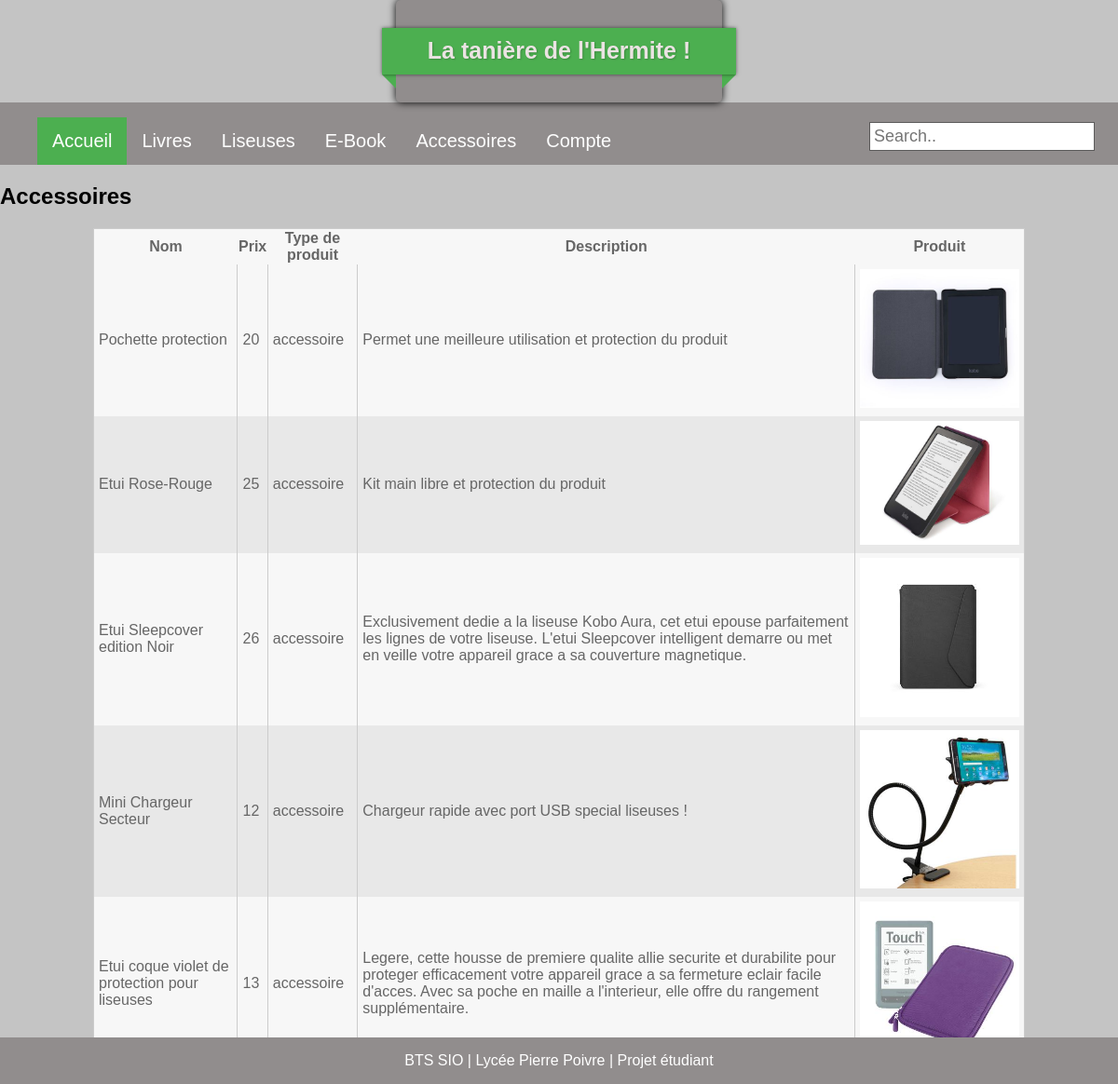
The page /index.php?action=accessoire on the database its author committed.
### tables this page shows
CREATE TABLE IF NOT EXISTS `produit` (
  `num_prod` int(3) NOT NULL,
  `nom_prod` varchar(50) DEFAULT NULL,
  `prix` int(100) DEFAULT NULL,
  `type_prod` char(10) DEFAULT NULL,
  `categ_prod` varchar(10) DEFAULT NULL,
  `descrip_prod` varchar(255) DEFAULT NULL,
  `img_prod` varchar(100) DEFAULT NULL,
  PRIMARY KEY (`num_prod`),
  KEY `prod_fk` (`categ_prod`)
);

### Controler/accessoires.php (called while the page is built)
<?php
require_once("./Model/model.php");
class Accessoires extends DB {
  function getSelect(){
    $strSQL = "SELECT * FROM produit WHERE type_prod LIKE 'accessoire'";
    $tabValeur = array("*");
    $sel = $this->Requete($strSQL, $tabValeur);
    return $sel;
  }
}
?>

### Model/model.php (called while the page is built, shortened)
<?php
class DB {
  protected $cnx=null;
	public function __construct() {
    $this->cnx = new PDO("mysql:host=localhost;dbname=e-livre;charset=utf8", "root", "" );
	}
  function Requete($strSQL, $tblValeur){
    $this->resultat = $this->cnx->prepare($strSQL);
    $this->resultat->execute($tblValeur);
    return $this->resultat->fetchAll();
  }
}
?>

### View/viewAccessoires.php (the view, shortened to what this page needs)
<article>
	<section id="pageContent">
			<table>
			<tr>
					<th>Nom</th>
					<th>Prix</th>
					<th>Type de produit</th>
					<th>Description</th>
					<th>Produit</th>
				</tr>
			<?php
			echo "<tbody>";
			$tblAccessoires = (empty($tblAccessoires) ? $tblAccessoires=array() : $tblAccessoires);
			foreach ($tblAccessoires as $accessoire) {
				echo "<tr>";
				echo "<td>" .$accessoire['nom_prod'] ."</td>";
				echo "<td>" .$accessoire['prix'] ."</td>";
				echo "<td>" .$accessoire['type_prod'] ."</td>";
				echo "<td>" .$accessoire['descrip_prod']. "</td>";
				echo "<td>" .$accessoire['img_prod']. "</td>";
				echo "</tr>";
			}
			echo "</tbody>";
			?>
			</table>
	</section>
</article>
<?php
	require 'template.php';
?>

### style.css (style rules this page uses)
* { box-sizing: border-box; }
body { margin: 0; font-family: Arial, Helvetica, sans-serif; background-color: #c4c4c4; }
#pageContent { max-width: 1000px; margin: auto; border: none; }
table { width:100%; border-collapse:collapse; table-layout:auto; vertical-align:top; margin-bottom:15px; border:1px solid #CCCCCC; }
table thead th, table tbody td { padding:5px; border-collapse:collapse; }
table tbody td { vertical-align:middle; border-collapse:collapse; border-left:1px solid #CCCCCC; border-right:1px solid #CCCCCC; }
table tbody tr:nth-child(odd) { color:#666666; background-color:#F7F7F7; }
table tbody tr:nth-child(even) { color:#666666; background-color:#E8E8E8; }

### rows shown on the page
produit: nom_prod "Pochette protection", prix "20", type_prod "accessoire", descrip_prod "Permet une meilleure utilisation et protection du produit", img_prod (picture)
produit: nom_prod "Etui Rose-Rouge", prix "25", type_prod "accessoire", descrip_prod "Kit main libre et protection du produit", img_prod (picture)
produit: nom_prod "Etui Sleepcover edition Noir", prix "26", type_prod "accessoire", descrip_prod "Exclusivement dedie a la liseuse Kobo Aura, cet etui epouse parfaitement les lignes de votre liseuse. L'etui Sleepcover intelligent demarre ou met en veille votre appareil grace a sa couverture magnetique.", img_prod (picture)
produit: nom_prod "Mini Chargeur Secteur", prix "12", type_prod "accessoire", descrip_prod "Chargeur rapide avec port USB special liseuses !", img_prod (picture)
produit: nom_prod "Etui coque violet de protection pour liseuses", prix "13", type_prod "accessoire", descrip_prod "Legere, cette housse de premiere qualite allie securite et durabilite pour proteger efficacement votre appareil grace a sa fermeture eclair facile d'acces. Avec sa poche en maille a l'interieur, elle offre du rangement supplémentaire.", img_prod (picture)

### other values the page prints
$titre "Accessoires"
